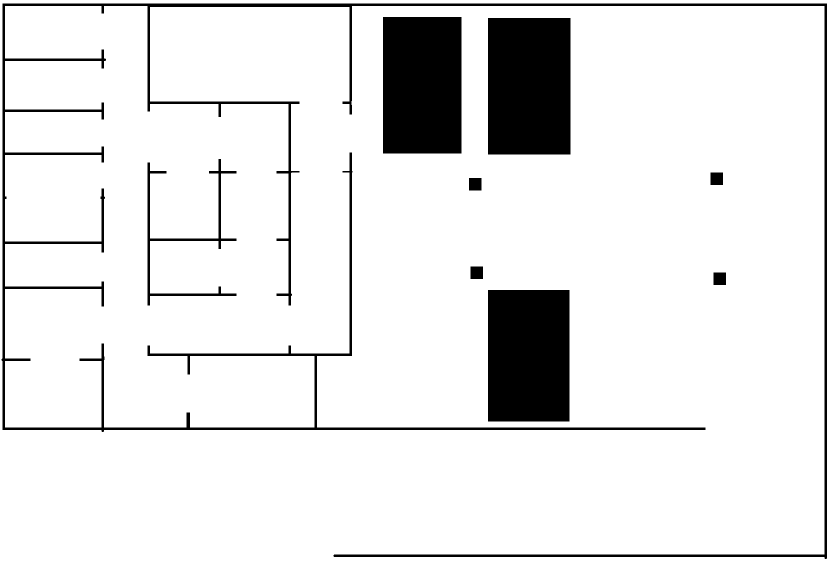
#> input picture map_data/CIREX_MAP1_simpleWalls.png, 1660 x 1122 px, found by its file name (shown at 1/2 size)
$ python wall_from_segment.py
#> lines starting #> are read from the running program, lines starting #| are printed output that depends on the picture; after the words box and inside, x2 and y2 are one past the last pixel; in counts of white or black regions, pixels touching at a corner belong together
import cv2
import numpy as np

img = cv2.imread("/home/battesti/projetCompetDronesDGA/private-swarm-rescue/map_data/CIREX_MAP1_simpleWalls.png", 0)
#> img: shape (1122, 1660); 89.9% white; 9 black regions, largest, box (x1, y1, x2, y2) and area: (3, 7, 1654, 1118) 50065, (976, 36, 1141, 309) 45045, (976, 580, 1139, 843) 42869

img = cv2.bitwise_not(img)
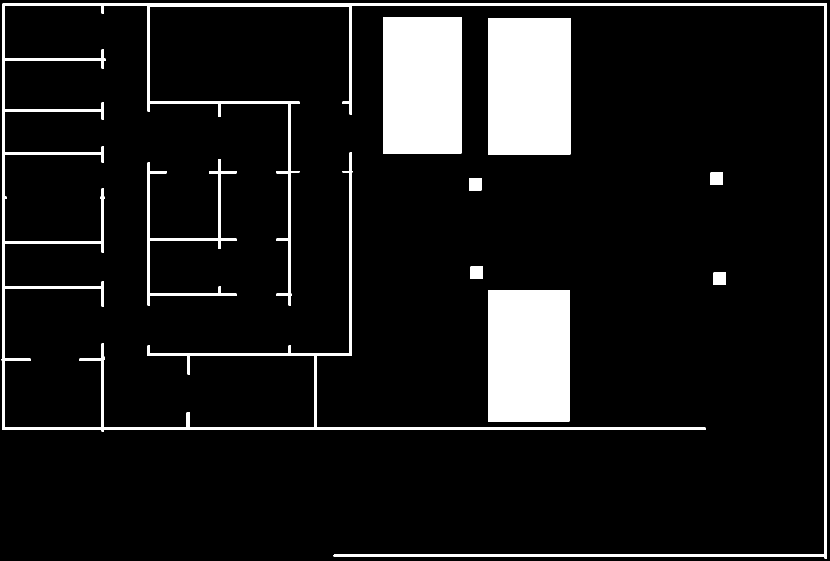
#> img: shape (1122, 1660) (shown at 1/2 size); 10.1% white; 9 white regions, largest, box (x1, y1, x2, y2) and area: (3, 7, 1654, 1118) 50065, (976, 36, 1141, 309) 45045, (976, 580, 1139, 843) 42869
fld = cv2.ximgproc.createFastLineDetector(do_merge=False)
kernel = np.ones((3, 3), np.uint8)
img_erode = cv2.erode(img, kernel, iterations=2)
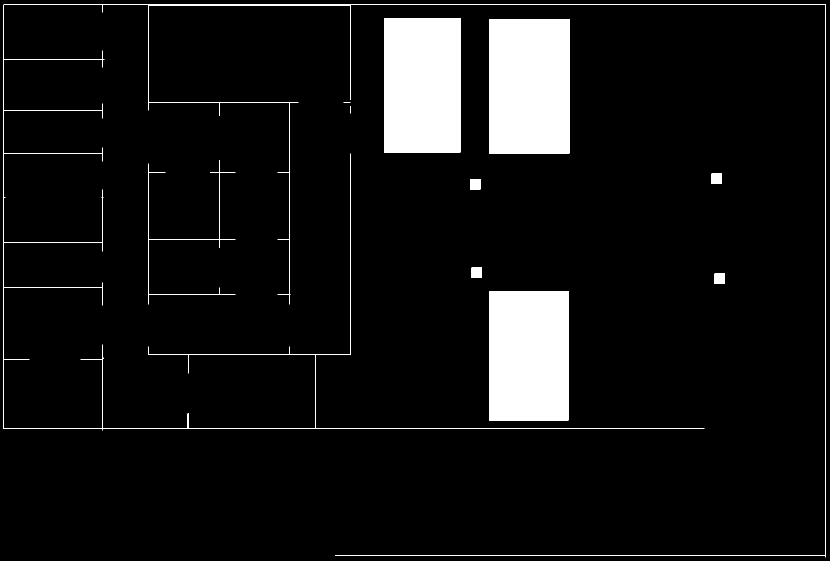
#> img_erode: shape (1122, 1660) (shown at 1/2 size); 7.5% white; 11 white regions (2 under 20 px), largest, box (x1, y1, x2, y2) and area: (978, 38, 1139, 307) 43309, (978, 582, 1137, 841) 41181, (768, 36, 921, 305) 41157

lines = fld.detect(img_erode)
#> lines = 143 rows, first 6: [6, 8, 6, 857], [1651, 8, 8, 8], [8, 118, 8, 10], [9, 10, 204, 10], [206, 24, 206, 10], [207, 10, 296, 10]
result_img = fld.drawSegments(img, lines)
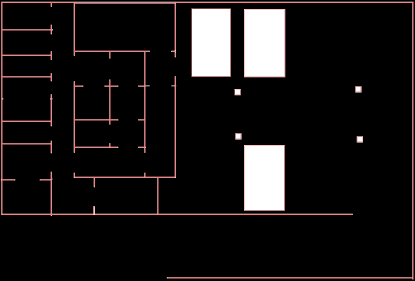
#> result_img: shape (1122, 1660, 3) (shown at 1/4 size); mean of channels 0, 1, 2 22.4, 22.4, 25.7; drawn as B, G, R

# test_image = np.zeros(img.shape, dtype=np.uint8)
test_image = np.zeros((img.shape[0], img.shape[1], 3), dtype=np.uint8)

for line in lines:
    x0 = int(round(line[0][0]))
    y0 = int(round(line[0][1]))
    x1 = int(round(line[0][2]))
    y1 = int(round(line[0][3]))
    cv2.line(test_image, (x0, y0), (x1, y1), (0, 0, 255), 1, cv2.LINE_4)
#> this loop made 143 passes
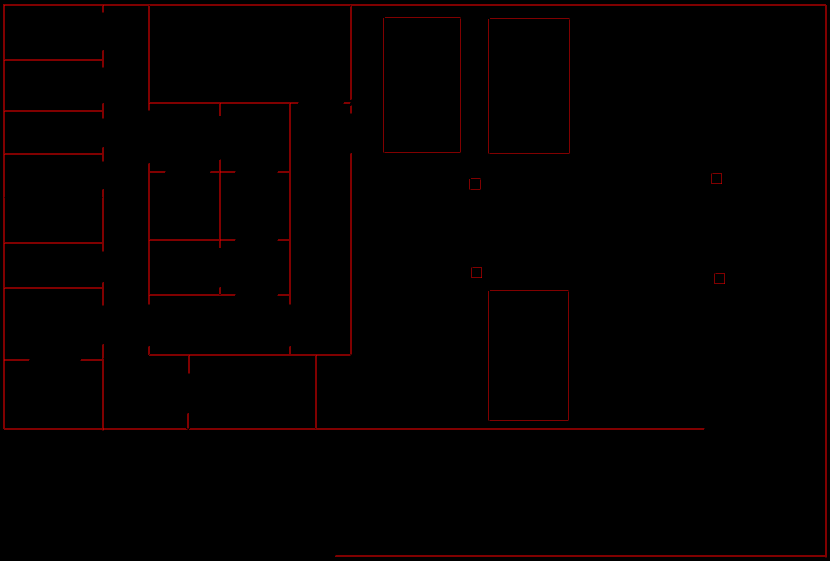
#> test_image: shape (1122, 1660, 3) (shown at 1/2 size); mean of channels 0, 1, 2 0, 0, 3.3; drawn as B, G, R

# Compute min and max
x_max = -1
y_max = -1
for line in lines:
    x0 = int(round(line[0][0]))
    x1 = int(round(line[0][2]))
    x_max = max(x0, x1, x_max)

    y0 = int(round(line[0][1]))
    y1 = int(round(line[0][3]))
    y_max = max(y0, y1, y_max)
#> this loop made 143 passes
#> (line, x0, x1, x_max, y0, y1, y_max) on passes 1 to 7: ([[6, 8, 6, 857]], 6, 6, 6, 8, 857, 857), ([[1651, 8, 8, 8]], 1651, 8, 1651, 8, 8, 857), ([[8, 118, 8, 10]], 8, 8, 1651, 118, 10, 857), ([[9, 10, 204, 10]], 9, 204, 1651, 10, 10, 857), ([[206, 24, 206, 10]], 206, 206, 1651, 24, 10, 857), ([[207, 10, 296, 10]], 207, 296, 1651, 10, 10, 857), ([[702, 10, 1650, 10]], 702, 1650, 1651, 10, 10, 857)

height_map = 750
factor = height_map / y_max
#> factor = 0.673
width_map = int(round(factor * x_max))
#> width_map = 1112
print("Best width map :", width_map)
#| Best width map : 1112

f = open("map_from_img.py", "w")
f.write("from spg_overlay.normal_wall import NormalWall\n\n\n")
f.write("# Dimension of the map : ({},{})\n".format(height_map, width_map))
f.write("# Dimension factor : {}\n".format(factor))
f.write("def add_walls(playground):\n")

for i, line in enumerate(lines):
    x0 = int(round(factor * line[0][0]))
    y0 = int(round(factor * line[0][1]))
    x1 = int(round(factor * line[0][2]))
    y1 = int(round(factor * line[0][3]))

    f.write("    # wall {}\n".format(i))
    f.write("    playground.add_element(NormalWall(start_point=({}, {}),\n".format(x0, y0))
    f.write("                                      end_point=({}, {})))\n".format(x1, y1))
#> this loop made 143 passes
#> line on passes 26 to 33: [[9, 120, 203, 120]], [[596, 204, 299, 204]], [[700, 204, 688, 204]], [[206.1, 236, 205.9, 206]], [[298, 220, 298, 206]], [[299, 206, 438, 206]], [[440, 231, 440, 206]], [[441, 206, 578, 206]]
f.close()

print("nombre de lignes=", len(lines))
#| nombre de lignes= 143

# cv2.imshow("Normal", img)
cv2.imshow("test_image", test_image)
# cv2.imshow("Result", result_img)

cv2.waitKey(0)

$ run again, with map_data/CIREX_EVAL_ALL.png copied over map_data/CIREX_MAP1_simpleWalls.png
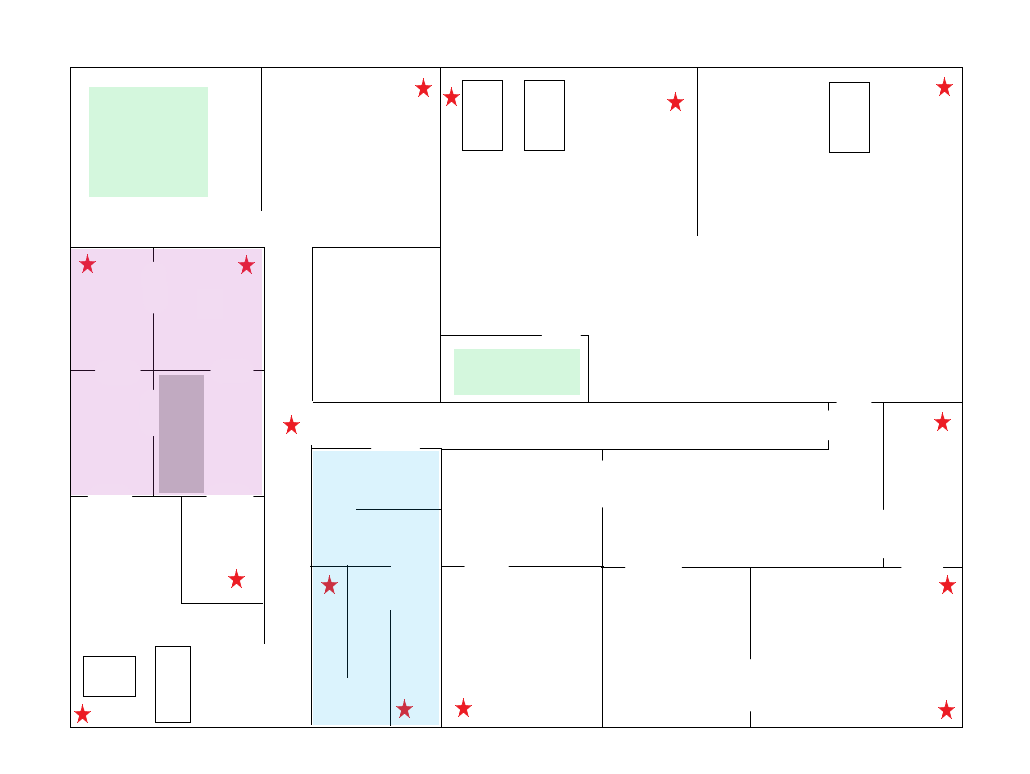
#> input picture map_data/CIREX_EVAL_ALL.png, 1030 x 774 px, found by its file name
#> `img_erode = cv2.erode(img, kernel, iterations=2)`:
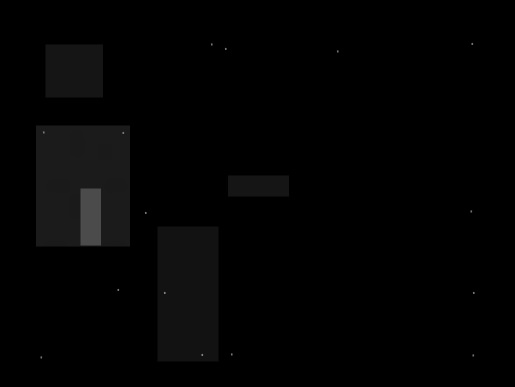
#> img_erode: shape (774, 1030) (shown at 1/2 size); min 0, max 132, mean 3
#> lines = 21 rows, first 6: [90.02, 89, 90.02, 194], [205, 88.03, 93, 87.98], [205, 194, 205, 90], [92, 194, 204, 194], [71.01, 251, 71.01, 492], [259, 250, 74, 250]
#> the loop `for line in lines:` made 21 passes
#> (x0, y0, x1, y1) on passes 3, 4, 6, 7, 8, 9, 10, 11: (205, 194, 205, 90), (92, 194, 204, 194), (259, 250, 74, 250), (259, 492, 259, 252), (455, 351, 455, 392), (577, 350, 458, 350), (577, 392, 577, 352), (160, 377, 160, 490)
#> after the loop `for line in lines:`:
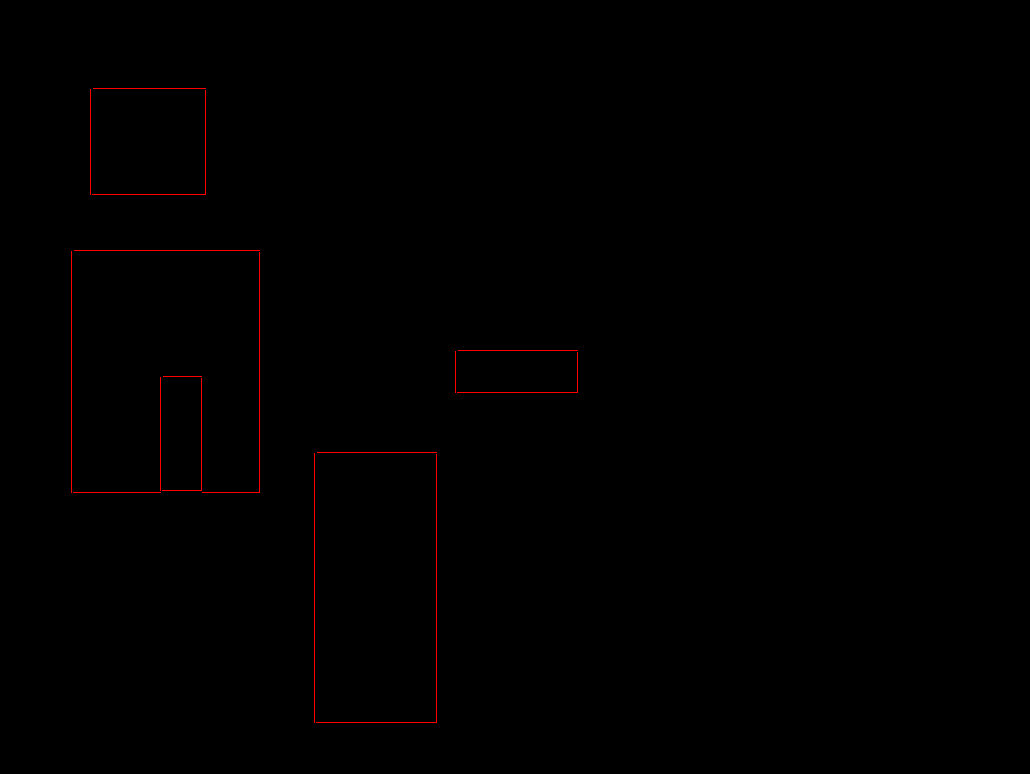
#> test_image: shape (774, 1030, 3); mean of channels 0, 1, 2 0, 0, 0.9; drawn as B, G, R
#> the loop `for line in lines:` made 21 passes
#> (line, x0, x1, x_max, y0, y1, y_max) on passes 1 to 8: ([[90.02, 89, 90.02, 194]], 90, 90, 90, 89, 194, 194), ([[205, 88.03, 93, 87.98]], 205, 93, 205, 88, 88, 194), ([[205, 194, 205, 90]], 205, 205, 205, 194, 90, 194), ([[92, 194, 204, 194]], 92, 204, 205, 194, 194, 194), ([[71.01, 251, 71.01, 492]], 71, 71, 205, 251, 492, 492), ([[259, 250, 74, 250]], 259, 74, 259, 250, 250, 492), ([[259, 492, 259, 252]], 259, 259, 259, 492, 252, 492), ([[455, 351, 455, 392]], 455, 455, 455, 351, 392, 492)
#> factor = 1.04
#> width_map = 599
#| Best width map : 599
#> the loop `for i, line in enumerate(lines):` made 21 passes
#> (line, x0, y0, x1, y1) on passes 1 to 8: ([[90.02, 89, 90.02, 194]], 94, 92, 94, 202), ([[205, 88.03, 93, 87.98]], 213, 91, 97, 91), ([[205, 194, 205, 90]], 213, 202, 213, 93), ([[92, 194, 204, 194]], 96, 202, 212, 202), ([[71.01, 251, 71.01, 492]], 74, 261, 74, 511), ([[259, 250, 74, 250]], 269, 260, 77, 260), ([[259, 492, 259, 252]], 269, 511, 269, 262), ([[455, 351, 455, 392]], 473, 365, 473, 407)
#| nombre de lignes= 21

$ run again, with map_data/CIREX_EVAL_ALL_v2.png copied over map_data/CIREX_MAP1_simpleWalls.png
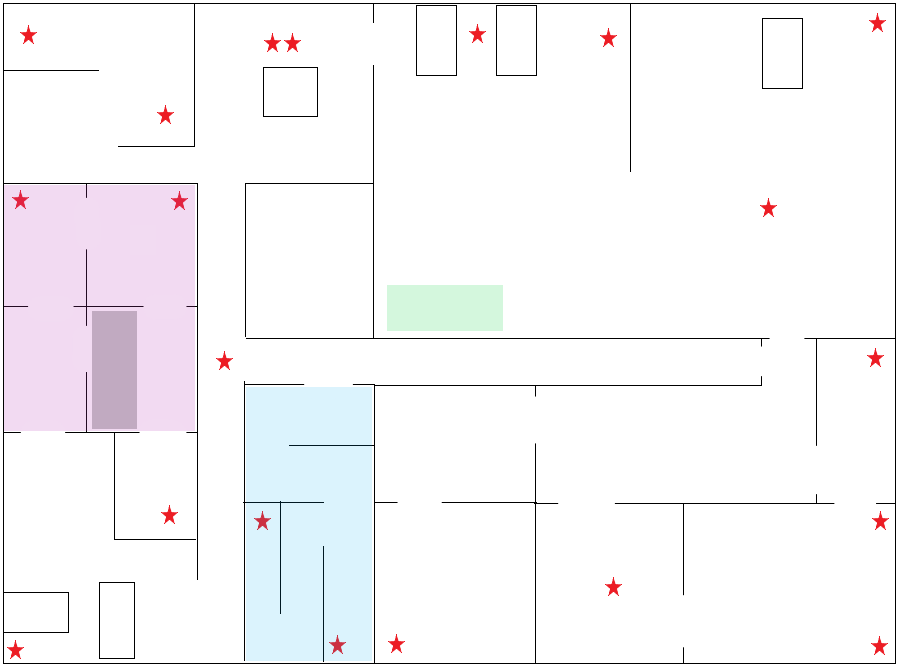
#> input picture map_data/CIREX_EVAL_ALL_v2.png, 901 x 668 px, found by its file name
#> `img_erode = cv2.erode(img, kernel, iterations=2)`:
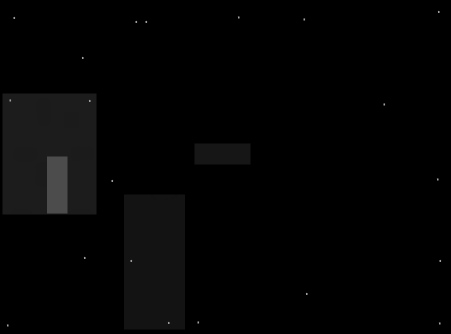
#> img_erode: shape (668, 901) (shown at 1/2 size); min 0, max 164, mean 3.8
#> lines = 16 rows, first 6: [192, 186, 7, 186], [192, 428, 192, 188], [388, 287, 388, 328], [500, 286, 391, 286], [500, 328, 500, 288], [93.02, 313, 93.02, 426]
#> the loop `for line in lines:` made 16 passes
#> (x0, y0, x1, y1) on passes 1, 2, 3, 4, 5, 8, 9, 10: (192, 186, 7, 186), (192, 428, 192, 188), (388, 287, 388, 328), (500, 286, 391, 286), (500, 328, 500, 288), (134, 426, 134, 314), (390, 328, 499, 328), (247, 389, 247, 658)
#> after the loop `for line in lines:`:
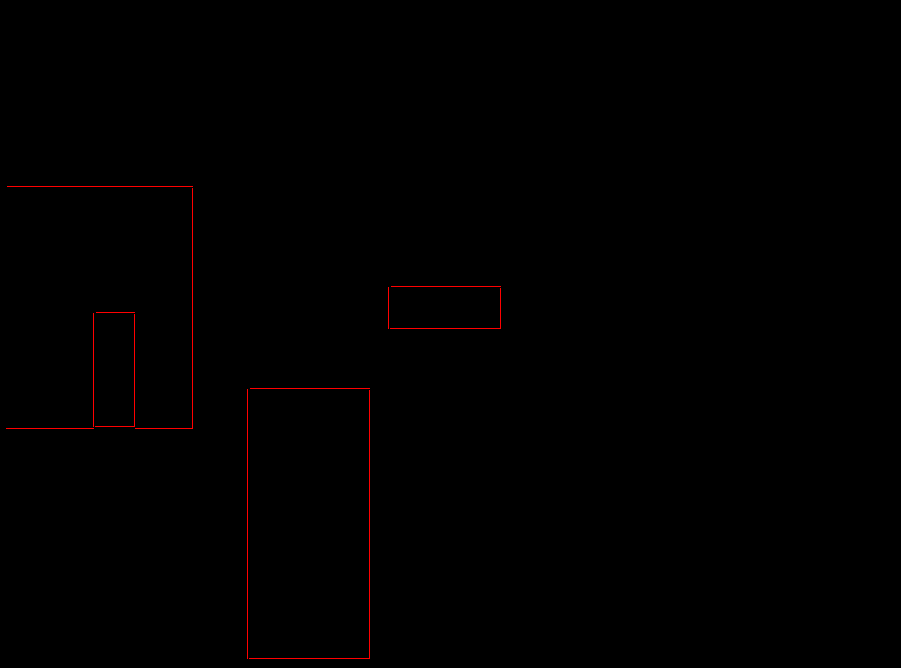
#> test_image: shape (668, 901, 3); mean of channels 0, 1, 2 0, 0, 0.8; drawn as B, G, R
#> the loop `for line in lines:` made 16 passes
#> (line, x0, x1, x_max, y0, y1, y_max) on passes 1 to 8: ([[192, 186, 7, 186]], 192, 7, 192, 186, 186, 186), ([[192, 428, 192, 188]], 192, 192, 192, 428, 188, 428), ([[388, 287, 388, 328]], 388, 388, 388, 287, 328, 428), ([[500, 286, 391, 286]], 500, 391, 500, 286, 286, 428), ([[500, 328, 500, 288]], 500, 500, 500, 328, 288, 428), ([[93.02, 313, 93.02, 426]], 93, 93, 500, 313, 426, 428), ([[134, 312.1, 96, 312]], 134, 96, 500, 312, 312, 428), ([[134, 426, 134, 314]], 134, 134, 500, 426, 314, 428)
#> factor = 1.14
#> width_map = 570
#| Best width map : 570
#> the loop `for i, line in enumerate(lines):` made 16 passes
#> (line, x0, y0, x1, y1) on passes 1 to 8: ([[192, 186, 7, 186]], 219, 212, 8, 212), ([[192, 428, 192, 188]], 219, 488, 219, 214), ([[388, 287, 388, 328]], 442, 327, 442, 374), ([[500, 286, 391, 286]], 570, 326, 446, 326), ([[500, 328, 500, 288]], 570, 374, 570, 328), ([[93.02, 313, 93.02, 426]], 106, 357, 106, 486), ([[134, 312.1, 96, 312]], 153, 356, 109, 356), ([[134, 426, 134, 314]], 153, 486, 153, 358)
#| nombre de lignes= 16
